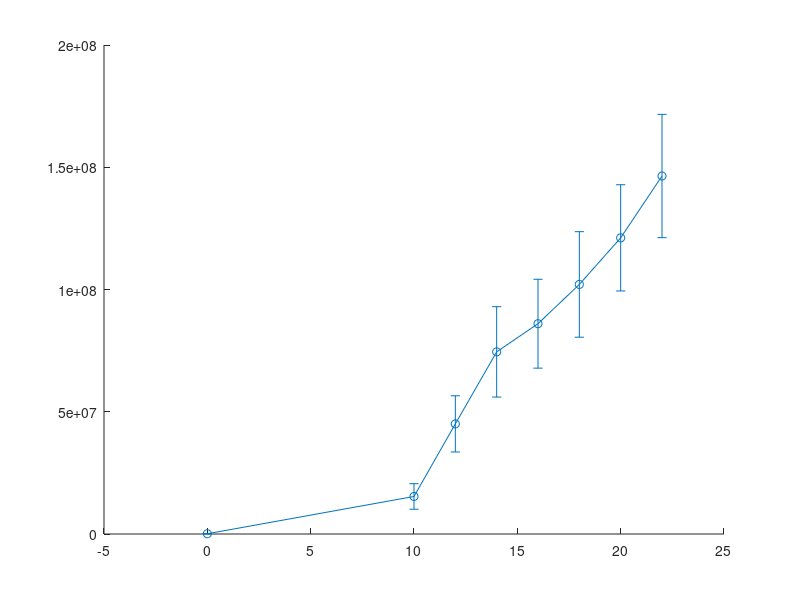

Source code (MATLAB): (Note: this script raises an error after producing the figure.)
load( 'cells.mat' );
binary = cells;
binary( binary ~= 0 ) = 1 ;

ntime = 8;
time = [0 10 12 14 16 18 20 22];

numCells = zeros( ntime , 1 );
errCells = zeros( ntime , 1 );
numCells(1) = 100000;
errCells(1) = 10000;

for itime = 2:ntime
    numCells(itime) = sum( sum( sum( cells( : , : , : , itime-1 ) ) ) );
end


for itime = 2:ntime
    
    error = 0;

    for izslice = 1:16   
       
        Bcell = bwboundaries( binary( : , : , izslice , itime-1 ) );
        dimensions = size( Bcell );
        
        for iobject = 1:dimensions(1)
           
            object = Bcell{ iobject };
            object = unique( object , 'rows' );
            length = size(object);
            
            if ~isempty(object)
                
                temp = size( object );
                lastrow = temp(1);
                
                for row = 1:lastrow
                   
                    error = error + cells( object( row , 1 ) , object( row , 2 ) , izslice , itime-1 );
            
                end
            end
            
        end
    end
    
    errCells(itime) = error;

end


errorbar( time ...
           , numCells ...
           , errCells  ...
           , '-o'     ...
           , 'linewidth', 3 ...
           , 'color', 'blue' ...
           );
       
title( 'Gompertzian Fit to Rat''s Brain Tumor Growth' );
xlabel( 'Time [days]' );
ylabel( 'Tumor Cell Count' );
legend( 'Experimental Growth' , 'location' , 'northwest' );

saveas( gcf , 'TumorGrowthWithErrorBars.png' );

title( 'Rat''s Brain Tumor Growth with Log Scale Y Axis' );
set( gca, 'YScale', 'log' );
saveas( gcf , 'LogTumorGrowthWithErrorBars.png' );